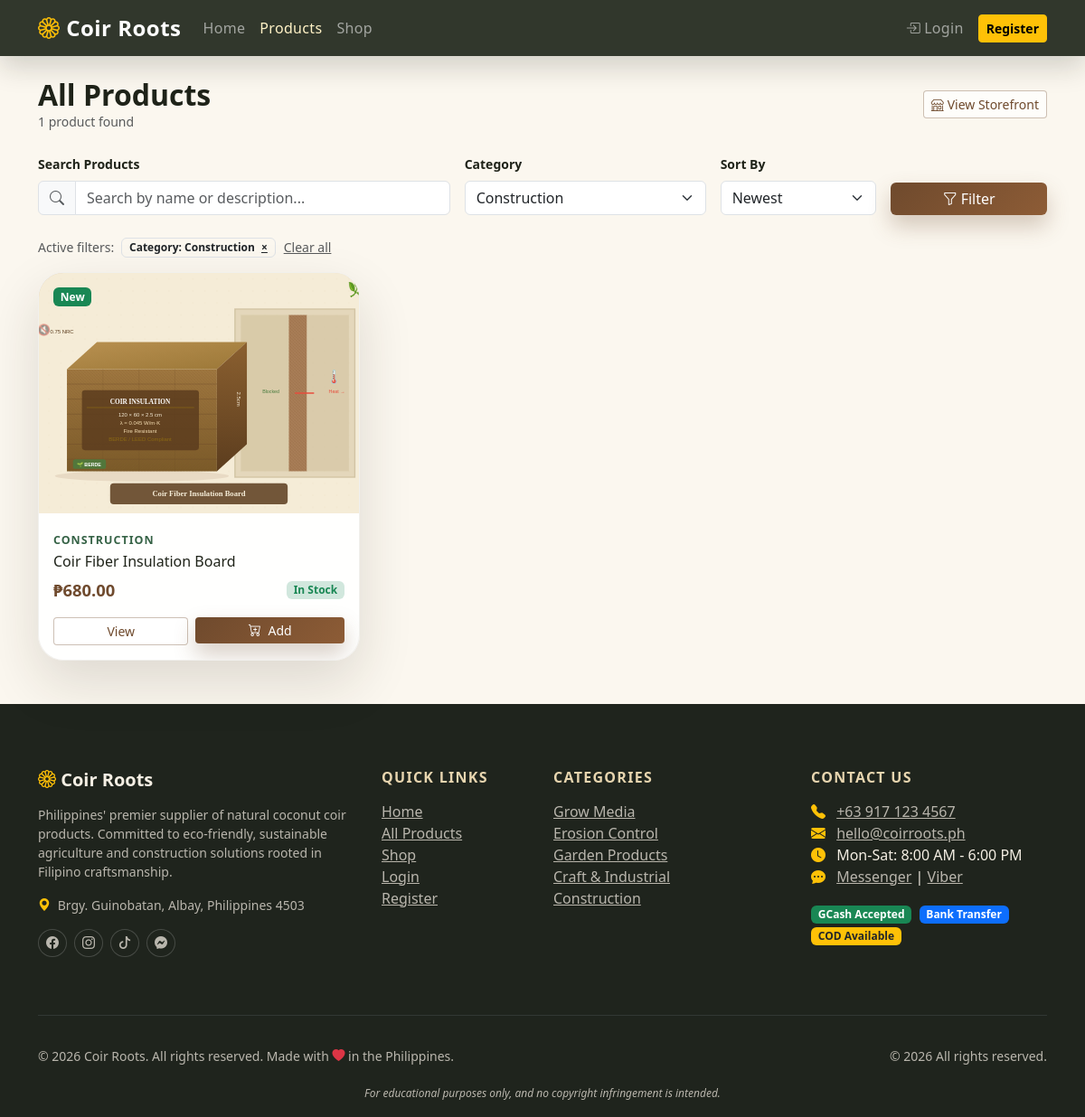
The page /index.php?page=products&category_id=5 on the database its author committed.
### tables this page shows
CREATE TABLE IF NOT EXISTS categories (
    id INT UNSIGNED AUTO_INCREMENT PRIMARY KEY,
    name VARCHAR(100) NOT NULL,
    description TEXT NULL,
    slug VARCHAR(120) NOT NULL UNIQUE,
    created_at TIMESTAMP DEFAULT CURRENT_TIMESTAMP
);

CREATE TABLE IF NOT EXISTS products (
    id INT UNSIGNED AUTO_INCREMENT PRIMARY KEY,
    name VARCHAR(200) NOT NULL,
    slug VARCHAR(220) NOT NULL UNIQUE,
    description TEXT NULL,
    short_description VARCHAR(500) NULL,
    price DECIMAL(10,2) NOT NULL DEFAULT 0.00,
    stock INT NOT NULL DEFAULT 0,
    category_id INT UNSIGNED NULL,
    image VARCHAR(500) NULL,
    is_featured TINYINT(1) NOT NULL DEFAULT 0,
    is_new_arrival TINYINT(1) NOT NULL DEFAULT 0,
    is_trending TINYINT(1) NOT NULL DEFAULT 0,
    is_best_seller TINYINT(1) NOT NULL DEFAULT 0,
    created_at TIMESTAMP DEFAULT CURRENT_TIMESTAMP,
    updated_at TIMESTAMP DEFAULT CURRENT_TIMESTAMP ON UPDATE CURRENT_TIMESTAMP,
    FOREIGN KEY (category_id) REFERENCES categories(id) ON DELETE SET NULL
);

### models/Database.php (called while the page is built, shortened)
<?php
class Database {
    private static $instance = null;
    private $connection = null;
    private function __construct() {
        try {
            $dsn = 'mysql:host=' . DB_HOST . ';port=' . DB_PORT . ';dbname=' . DB_NAME . ';charset=' . DB_CHARSET;
            $options = [
                PDO::ATTR_ERRMODE            => PDO::ERRMODE_EXCEPTION,
                PDO::ATTR_DEFAULT_FETCH_MODE => PDO::FETCH_ASSOC,
                PDO::ATTR_EMULATE_PREPARES   => false,
            ];
            $this->connection = new PDO($dsn, DB_USER, DB_PASS, $options);
        } catch (PDOException $e) {
            die('Database connection failed: ' . $e->getMessage());
        }
    }
    public static function getInstance() {
        if (self::$instance === null) {
            self::$instance = new self();
        }
        return self::$instance;
    }
    public function getConnection() {
        return $this->connection;
    }
}

### models/Product.php (called while the page is built, shortened)
<?php
class Product {
    private $db;
    public function __construct() {
        $this->db = Database::getInstance()->getConnection();
    }
    public function getAll($filters = []) {
        $sql = 'SELECT p.*, c.name AS category_name FROM products p
                LEFT JOIN categories c ON p.category_id = c.id WHERE 1=1';
        $params = [];
        if (!empty($filters['category_id'])) {
            $sql .= ' AND p.category_id = ?';
            $params[] = $filters['category_id'];
        }
        switch ($filters['sort'] ?? 'newest') {
            default:           $sql .= ' ORDER BY p.created_at DESC'; break;
        }
        $stmt = $this->db->prepare($sql);
        $stmt->execute($params);
        return $stmt->fetchAll();
    }
}

### models/Category.php (called while the page is built, shortened)
<?php
class Category {
    private $db;
    public function __construct() {
        $this->db = Database::getInstance()->getConnection();
    }
    public function getAll() {
        $stmt = $this->db->query('SELECT * FROM categories ORDER BY name ASC');
        return $stmt->fetchAll();
    }
}

### views/products.php (the view, shortened to what this page needs)
<div class="container py-4">
    <div class="d-flex justify-content-between align-items-center mb-4">
        <div>
            <h2 class="fw-bold mb-0">All Products</h2>
            <p class="text-muted small mb-0">
                <?php echo count($products); ?> product<?php echo count($products) != 1 ? 's' : ''; ?> found
            </p>
        </div>
        <a href="<?php echo APP_URL; ?>/index.php?page=storefront" class="btn btn-outline-coir btn-sm">
            <i class="bi bi-shop me-1"></i>View Storefront
        </a>
    </div>
    <form method="GET" action="<?php echo APP_URL; ?>/index.php" class="mb-4" id="filterForm">
        <div class="row g-3 align-items-end">
            <div class="col-md-5">
                <label class="form-label fw-semibold small">Search Products</label>
                <div class="input-group">
                    <span class="input-group-text bg-light-coir">
                        <i class="bi bi-search text-muted"></i>
                    </span>
                    <input type="text" class="form-control" name="search" id="searchInput"
                           placeholder="Search by name or description..."
                           value="<?php echo e($filters['search'] ?? ''); ?>">
                </div>
            </div>
            <div class="col-md-3">
                <label class="form-label fw-semibold small">Category</label>
                <select class="form-select" name="category_id" onchange="this.form.submit()">
                    <?php foreach ($categories as $cat): ?>
                    <option value="<?php echo $cat['id']; ?>"
                            <?php echo (($filters['category_id'] ?? 0) == $cat['id']) ? 'selected' : ''; ?>>
                        <?php echo e($cat['name']); ?>
                    </option>
                    <?php endforeach; ?>
                </select>
            </div>
            <div class="col-md-2">
                <label class="form-label fw-semibold small">Sort By</label>
                <select class="form-select" name="sort" onchange="this.form.submit()">
                    <option value="newest" <?php echo ($filters['sort'] ?? '') === 'newest' ? 'selected' : ''; ?>>Newest</option>
                </select>
            </div>
            <div class="col-md-2">
                <button type="submit" class="btn btn-coir w-100">
                    <i class="bi bi-funnel me-1"></i>Filter
                </button>
            </div>
        </div>
    </form>
    <?php if (!empty($filters['search']) || !empty($filters['category_id'])): ?>
    <div class="mb-3 d-flex flex-wrap gap-2 align-items-center">
        <span class="text-muted small">Active filters:</span>
        <?php if (!empty($filters['category_id'])): ?>
            <?php $activeCat = array_values(array_filter($categories, fn($c) => $c['id'] == $filters['category_id'])); ?>
            <?php if (!empty($activeCat)): ?>
            <span class="badge bg-light-coir text-dark border">
                Category: <?php echo e($activeCat[0]['name']); ?>
                <a href="<?php echo APP_URL; ?>/index.php?page=products&search=<?php echo e($filters['search']); ?>&sort=<?php echo e($filters['sort']); ?>" class="ms-1 text-dark">×</a>
            </span>
            <?php endif; ?>
        <?php endif; ?>
        <a href="<?php echo APP_URL; ?>/index.php?page=products" class="btn btn-link btn-sm text-muted p-0">Clear all</a>
    </div>
    <?php endif; ?>
    <?php if (!empty($products)): ?>
    <div class="row g-4" id="productsGrid">
        <?php foreach ($products as $prod): ?>
        <div class="col-lg-4 col-md-6 product-grid-item"
             data-name="<?php echo strtolower(e($prod['name'])); ?>">
            <?php include __DIR__ . '/partials/product_card.php'; ?>
        </div>
        <?php endforeach; ?>
    </div>
    <?php endif; ?>
</div>

### views/partials/product_card.php (shortened to what this page needs)
<div class="product-card h-100">
    <div class="product-img-wrap">
        <a href="<?php echo APP_URL; ?>/index.php?page=product&slug=<?php echo e($prod['slug']); ?>">
            <?php
                $imgSrc = $prod['image'] ?: 'https://placehold.co/600x400/5C3D1E/F5ECD7?text=Product';
                if ($imgSrc && !str_starts_with($imgSrc, 'http') && !str_starts_with($imgSrc, '/')) {
                    $imgSrc = APP_URL . '/' . $imgSrc;
                }
            ?>
            <img src="<?php echo e($imgSrc); ?>"
                 alt="<?php echo e($prod['name']); ?>"
                 class="product-img" loading="lazy">
        </a>
        <div class="product-badges">
            <?php if ($prod['is_new_arrival']): ?>
                <span class="badge bg-success">New</span>
            <?php endif; ?>
        </div>
    </div>
    <div class="product-body p-3">
        <?php if (!empty($prod['category_name'])): ?>
            <span class="product-category"><?php echo e($prod['category_name']); ?></span>
        <?php endif; ?>
        <h6 class="product-name mt-1">
            <a href="<?php echo APP_URL; ?>/index.php?page=product&slug=<?php echo e($prod['slug']); ?>">
                <?php echo e($prod['name']); ?>
            </a>
        </h6>
        <div class="d-flex justify-content-between align-items-center mt-2">
            <span class="product-price"><?php echo formatPrice($prod['price']); ?></span>
            <?php if ($prod['stock'] > 10): ?>
                <span class="badge bg-success-subtle text-success small">In Stock</span>
            <?php elseif ($prod['stock'] > 0): ?>
                <span class="badge bg-warning-subtle text-warning small">Low Stock</span>
            <?php else: ?>
                <span class="badge bg-danger-subtle text-danger small">Out of Stock</span>
            <?php endif; ?>
        </div>
        <div class="mt-3 d-flex gap-2">
            <a href="<?php echo APP_URL; ?>/index.php?page=product&slug=<?php echo e($prod['slug']); ?>"
               class="btn btn-outline-coir btn-sm flex-grow-1">View</a>
            <?php if ($prod['stock'] > 0): ?>
            <form method="POST" action="<?php echo APP_URL; ?>/index.php?page=cart-add" class="flex-grow-1">
                <button type="submit" class="btn btn-coir btn-sm w-100">
                    <i class="bi bi-cart-plus"></i>
                    <span class="d-none d-sm-inline ms-1">Add</span>
                </button>
            </form>
            <?php endif; ?>
        </div>
    </div>
</div>

### assets/css/style.css (style rules this page uses)
:root { --coir-ink: #1f2319; --coir-brown: #6f4a2d; --coir-brown-deep: #4c301d; --coir-sand: #f4ead7; --coir-sand-deep: #e9dbc0; --coir-green: #356245; --coir-green-soft: #5f8a67; --coir-cream: #fbf7ef; --coir-gold: #d9a441; --coir-shadow: 0 24px 60px rgba(44, 34, 20, 0.14); --coir-radius: 28px; }
body { background: var(--coir-cream); color: var(--coir-ink); font-family: "Segoe UI", Tahoma, Geneva, Verdana, sans-serif; }
.btn-coir { background: linear-gradient(135deg, var(--coir-brown), #8d5c36); border: none; color: #fff; box-shadow: 0 12px 24px rgba(111, 74, 45, 0.28); }
.btn-outline-coir { border: 1px solid rgba(111, 74, 45, 0.35); color: var(--coir-brown); background: rgba(255, 255, 255, 0.7); }
.ribbon-card, .use-card, .product-card, .story-panel, .category-spotlight, .testimonial-slab, .cta-panel, .empty-panel { border: 1px solid rgba(84, 61, 38, 0.08); border-radius: var(--coir-radius); background: rgba(255, 255, 255, 0.92); box-shadow: var(--coir-shadow); }
.product-card { overflow: hidden; transition: transform 0.22s ease, box-shadow 0.22s ease; }
.product-img-wrap { position: relative; overflow: hidden; background: linear-gradient(135deg, #dac7a8, #f7f0e1); }
.product-img { display: block; width: 100%; aspect-ratio: 4 / 3; object-fit: cover; }
.product-badges { position: absolute; top: 1rem; left: 1rem; display: flex; flex-wrap: wrap; gap: 0.45rem; }
.product-body { padding: 1.35rem; }
.product-category { color: var(--coir-green); font-size: 0.78rem; font-weight: 700; text-transform: uppercase; letter-spacing: 0.08em; }
.product-name a { color: var(--coir-ink); text-decoration: none; }
.product-price { color: var(--coir-brown); font-size: 1.15rem; font-weight: 800; }

### rows shown on the page
categories: name "Construction"
products: is_new_arrival "New", category.name "CONSTRUCTION", name "Coir Fiber Insulation Board", price "₱680.00", stock "In Stock"

### other values the page prints
count($products) "1"
form field category_id "Construction"
